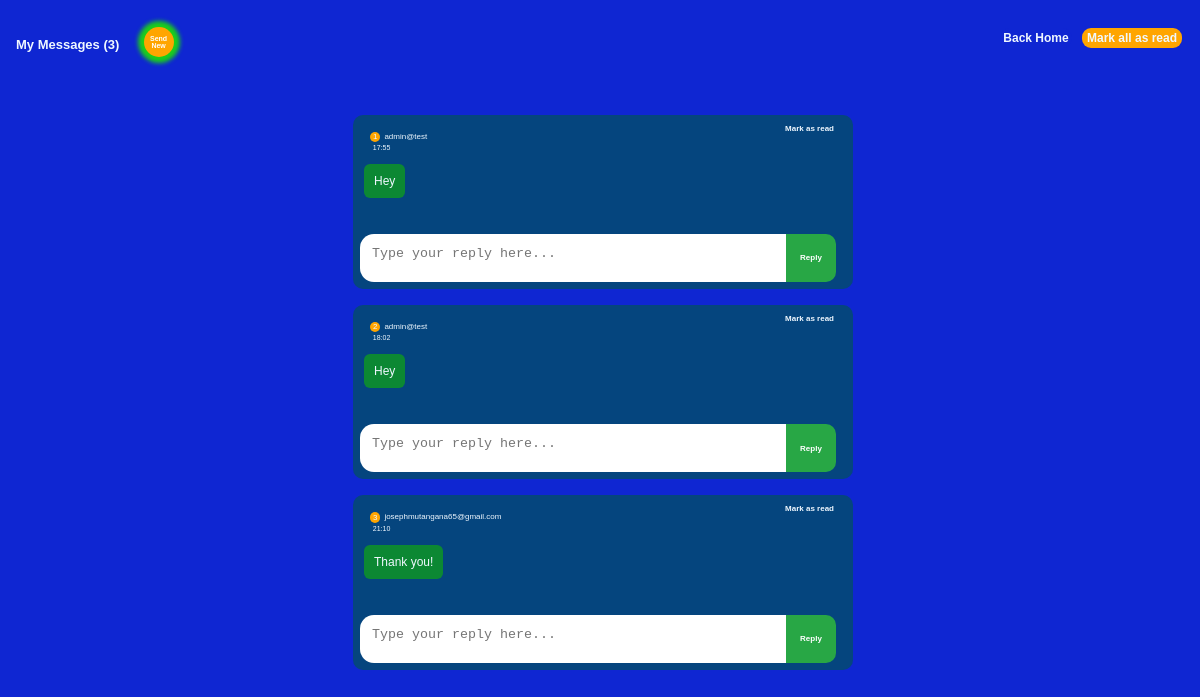
The app's page /inbox (signed in), older data.
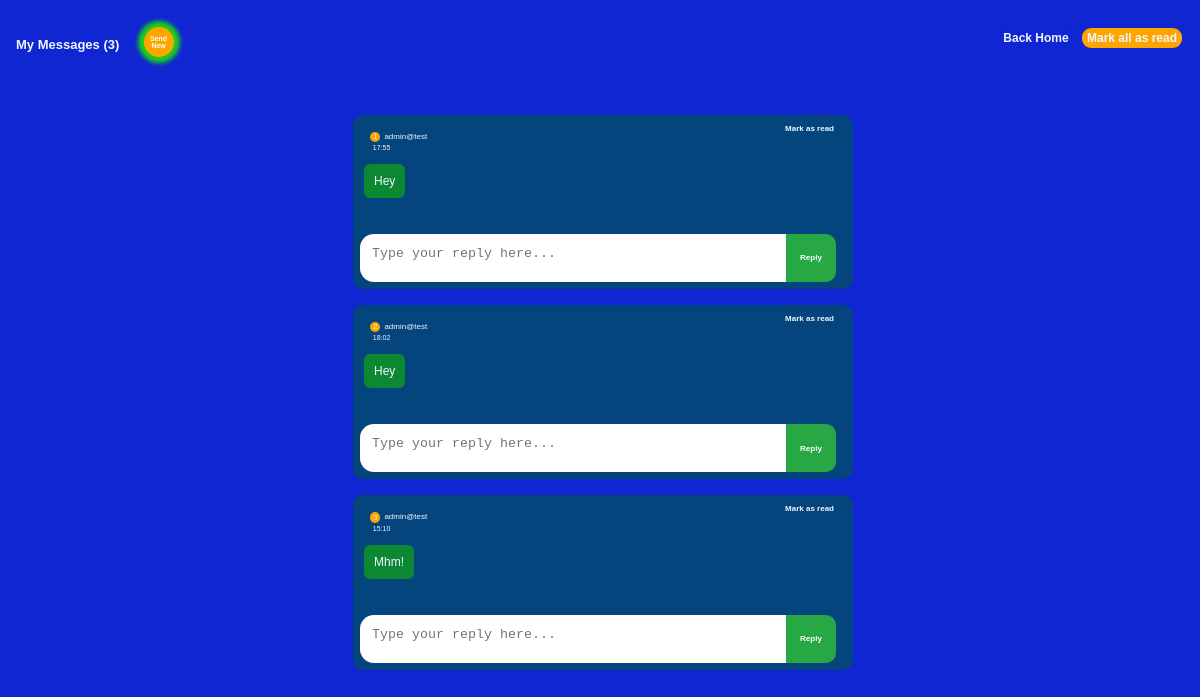
The same page, newer data.
### tables this page shows
CREATE TABLE message(
         id integer primary key autoincrement,
         sender_email not null,
         receiver_email not null,
         content text not null,
         is_read integer not null default 0,
         sent_date timestamp not null,
         sent_at timestamp not null
         
    );

### app.py (the view)
@app.route("/inbox/")
@app.route("/inbox")
def inbox():
    if "user_id" in session:
        conn=get_database()
        cursor = conn.cursor()
        current_email = session.get('user_email')
        unreads = cursor.execute("select * from message where receiver_email=? and is_read = 0", (current_email,)).fetchall()
        conn.commit()
        unreadCount  = cursor.execute("select count(*) from message where receiver_email=? and is_read = 0", (current_email,)).fetchone()[0]
        return render_template("inbox.html", unreads=unreads, logged_in=True,unreadCount=unreadCount)
    return redirect(url_for("login"))

### app.py (called while the page is built)
def get_database():
    conn = sqlite3.connect("app.db")
    conn.row_factory = sqlite3.Row
    conn.execute("PRAGMA foreign_keys = ON;")
    return conn

### templates/inbox.html (shortened to what this page needs)
<!DOCTYPE html>
<html lang="en">
<head>
    <link rel="stylesheet" href="{{ url_for('static', filename='style.css')}}">
</head>
<body>
    {% if logged_in and unreads %}
    <section class="chatBox" id="chatBox">
        <div class="chaTitle">
            {% if unreadCount > 1 %}
            <h1>My Messages ({{unreadCount}}) </h1>
            {% else %}
            <h1>My Message ({{unreadCount}}) </h1>
            {% endif %}
            <div class="sendNew"><a href="{{url_for('new_message')}}">Send New</a></div>
            <div class="backHome"><a href="{{url_for('home')}}"><button>Back Home</button></a></div>
            {% if unreadCount > 1 %}
            <div class="markAll" ><a href="{{url_for('readAll')}}"><button>Mark all as read</button></a></div>
            {% endif %}
        </div>
        <div class="messageBox">
            {% for unread in unreads %}
            <div class="unread">
                <div class="sender">
                    <li id="letter"> {{loop.index}}</li>
                    <li>{{unread['sender_email']}}</li>
                    <form action="{{url_for('read')}}" method="post">
                        <div class="field">
                            <button>Mark as read</button>
                        </div>
                    </form>
                </div>
                <div class="detail">
                    <div class="receivedMessage">{{unread.content}} </div>
                    <div class="sentAt">{{unread.sent_at}} </div>
                </div>
                <div class="formReply">
                    <form action="{{url_for('reply')}}" method="post">
                        <textarea name="content" id="content" placeholder="Type your reply here..." cols="50" required></textarea>
                        <button>Reply</button>
                    </form>
                </div>
            </div>
            {% endfor %}
        </div>
    </section>
    {% endif %}
</body>
</html>

Row changes from the older to the newer data that the page shows:
removed message: sender_email "josephmutangana65@gmail.com", content "Thank you!", sent_at "21:10"
added message: sender_email "admin@test", content "Mhm!", sent_at "15:10"
